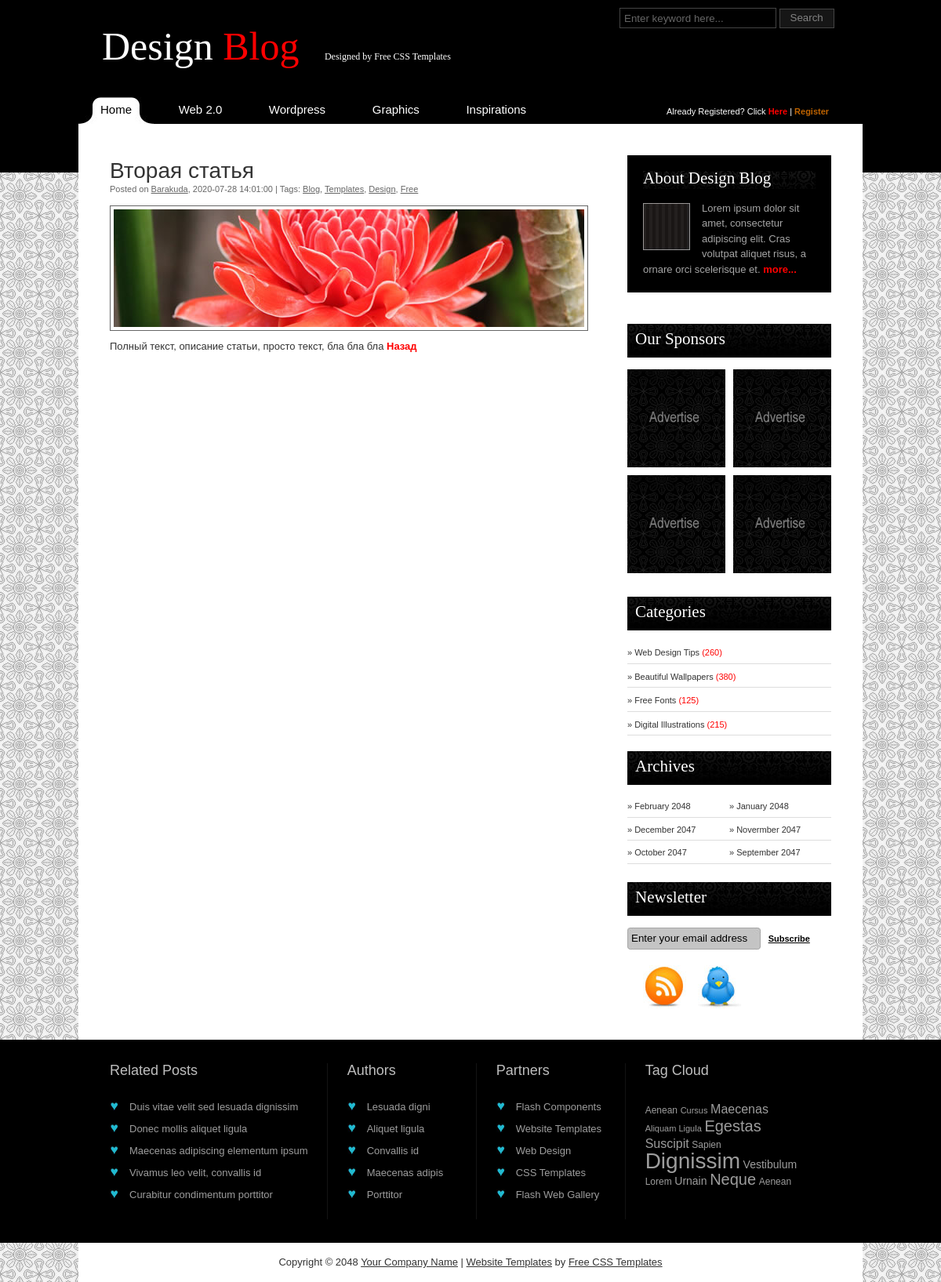
The page /news/2 on the database its author committed.
### tables this page shows
CREATE TABLE `news` (
  `id` int(11) NOT NULL,
  `title` varchar(255) NOT NULL,
  `date` timestamp NOT NULL DEFAULT CURRENT_TIMESTAMP,
  `short_content` text NOT NULL,
  `content` text NOT NULL,
  `preview` varchar(255) NOT NULL,
  `type` varchar(50) DEFAULT NULL,
  `author` varchar(255) NOT NULL
);

### config/routes.php (called while the page is built)
<?php
return array(
    'news/([0-9]+)' => 'news/view/$1',
    '' => 'news/index',
);

### controllers/NewsController.php (called while the page is built, shortened)
<?php
include_once ROOT.'/models/News.php';
class NewsController
{
    public function actionView($id)
    {
        $newsItem = News::getNewsItemById($id);
        require_once(ROOT.'/views/news/newsItem.php');
        return true;
    }
}

### index.php (called while the page is built, shortened)
<?php
    require_once(ROOT.'/components/Router.php');
    $router = new Router();
    $router->run();

### models/News.php (called while the page is built, shortened)
<?php
class News
{
    public static function getNewsItemById($id)
    {
        $id = intval($id);
        if ($id) {
            $db = Db::getConnection();
            $result = $db->query('SELECT * from news WHERE id=' . $id);
            $result->setFetchMode(PDO::FETCH_ASSOC);
            $newsItem = $result->fetch();
            return $newsItem;
        }
    }
}

### views/news/newsItem.php (the view, shortened to what this page needs)
<!DOCTYPE html PUBLIC "-//W3C//DTD XHTML 1.0 Transitional//EN" "http://www.w3.org/TR/xhtml1/DTD/xhtml1-transitional.dtd">
<html xmlns="http://www.w3.org/1999/xhtml">
<head>
    <link href="/templates/css/templatemo_style.css" rel="stylesheet" type="text/css" />
</head>
<body>
<div id="templatemo_body_wrapper">
    <div id="templatemo_wrapper">
        <div id="templatemo_header">
            <div id="site_title">
                <a href="/" target="_parent">Design
                    <span>Blog</span>
                    <span class="tagline">Designed by Free CSS Templates</span>
                </a>
            </div>
            <div id="search_box">
                <form action="#" method="get">
                    <input type="text" value="Enter keyword here..." name="q" size="10" id="searchfield" title="searchfield" onfocus="clearText(this)" onblur="clearText(this)" />
                    <input type="submit" name="Search" value="Search" id="searchbutton" title="Search" />
                </form>
            </div>
        </div>
        <div id="templatemo_menu">
            <ul>
                <li><a href="#" class="current"><span></span>Home</a></li>
                <li><a href="#"><span></span>Web 2.0</a></li>
                <li><a href="#"><span></span>Wordpress</a></li>
                <li><a href="#"><span></span>Graphics</a></li>
                <li><a href="#"><span></span>Inspirations</a></li>
                <li><a href="#"><span></span>Freebies</a></li>
            </ul>
            <div id="register_box">
                Already Registered? Click <a href="#" class="signup">Here</a> | <a href="#" class="new_reg">Register</a>
            </div>
        </div>
        <div id="templatemo_main">
            <div id="templatemo_content">
                <div class="post_box">
                    <h2><a href="#"><?php echo $newsItem['title'];?></a></h2>
                    <div class="news_meta">Posted on <a href="#"><?php echo $newsItem['author'];?></a>, <?php echo $newsItem['date'];?> | Tags: <a href="#">Blog</a>, <a href="#">Templates</a>, <a href="#">Design</a>, <a href="#">Free</a></div>
                    <div class="image_wrapper"><a href="http://www.templatemo.com/page/1" target="_parent"><img src="<?php echo $newsItem['preview'];?>" alt="image 1" /></a></div>
                    <p align="justify">
                        <?php echo $newsItem['content'];?><a href="/" class="continue"> Назад</a>
                    </p>
                </div>
            </div>
            <div id="templatemo_sidebar">
                <div id="aboutus">
                    <h3>About Design Blog</h3>
                    <div class="image_fl"><img src="/templates/images/templatemo_about.jpg" alt="about this blog" /></div>
                    <p>Lorem ipsum dolor sit amet, consectetur adipiscing elit. Cras volutpat aliquet risus, a ornare orci scelerisque et. <a href="#" class="continue">more...</a></p>
                </div>
                <div class="cleaner_h20"></div>
                <div class="sidebar_box">
                    <h3>Our Sponsors</h3>
                    <div class="ads_125"><a href="http://www.templatemo.com/page/1" target="_parent"><img src="/templates/images/ads_125.jpg" alt="ad 1" /></a></div>
                    <div class="ads_125 odd"><a href="http://www.templatemo.com/page/2" target="_parent"><img src="/templates/images/ads_125.jpg" alt="ad 2" /></a></div>
                    <div class="ads_125"><a href="http://www.templatemo.com/page/3" target="_parent"><img src="/templates/images/ads_125.jpg" alt="ad 3" /></a></div>
                    <div class="ads_125 odd"><a href="http://www.templatemo.com/page/4" target="_parent"><img src="/templates/images/ads_125.jpg" alt="ad 4" /></a></div>
                </div>
                <div class="sidebar_box">
                    <h3>Categories</h3>
                    <ul class="sidebar_menu">
                        <li><a href="#">&raquo; Web Design Tips <span>(260)</span></a></li>
                        <li><a href="#">&raquo; Beautiful Wallpapers <span>(380)</span></a></li>
                        <li><a href="#">&raquo; Free Fonts <span>(125)</span></a></li>
                        <li><a href="#">&raquo; Digital Illustrations <span>(215)</span></a></li>
                    </ul>
                </div>
                <div class="sidebar_box">
                    <h3>Archives</h3>
                    <ul class="sm_two_col">
                        <li><a href="#">&raquo; February 2048</a></li>
                        <li><a href="#">&raquo; January 2048</a></li>
                        <li class="cleaner"><a href="#">&raquo; December 2047</a></li>
                        <li><a href="#">&raquo; Novermber 2047</a></li>
                        <li><a href="#">&raquo; October 2047</a></li>
                        <li><a href="#">&raquo; September 2047</a></li>
                    </ul>
                </div>
                <div class="sidebar_box">
                    <h3>Newsletter</h3>
                    <form method="get" action="#">
                        <input type="text" id="user" name="user" class="newsletter_email" value="Enter your email address"  onfocus="clearText(this)" onblur="clearText(this)" />
                        <input style="font-weight: bold;" type="submit" name="submit" id="submit" value="Subscribe" />
                    </form>
                    <div class="cleaner_h20"></div>
                    <a href="#" class="icon_link"><img src="/templates/images/templatemo_rss.jpg" alt="rss" /></a><a href="#" class="icon_link"><img src="/templates/images/templatemo_twitter.jpg" alt="twitter" /></a>
                </div>
            </div>
        </div>
    </div>
</div>
<div id="templatemo_footer_wrapper">
    <div id="templatemo_footer">
        <div class="footer_box col_w300">
            <h4>Related Posts</h4>
            <ul class="footer_menu">
                <li><a href="#">Duis vitae velit sed lesuada dignissim</a></li>
                <li><a href="#">Donec mollis aliquet ligula</a></li>
                <li><a href="#">Maecenas adipiscing elementum ipsum</a></li>
                <li><a href="#">Vivamus leo velit, convallis id</a></li>
                <li><a href="#">Curabitur condimentum porttitor</a></li>
            </ul>
        </div>
        <div class="footer_box col_w160">
            <h4>Authors</h4>
            <ul class="footer_menu">
                <li><a href="#">Lesuada digni</a></li>
                <li><a href="#">Aliquet ligula</a></li>
                <li><a href="#">Convallis id</a></li>
                <li><a href="#">Maecenas adipis</a></li>
                <li><a href="#">Porttitor</a></li>
            </ul>
        </div>
        <div class="footer_box col_w160">
            <h4>Partners</h4>
            <ul class="footer_menu">
                <li><a href="http://www.flashmo.com/page/1" target="_parent">Flash Components</a></li>
                <li><a href="http://www.templatemo.com/page/1" target="_parent">Website Templates</a></li>
                <li><a href="http://www.webdesignmo.com/blog" target="_parent">Web Design</a></li>
                <li><a href="http://www.templatemo.com" target="_parent">CSS Templates</a></li>
                <li><a href="http://www.koflash.com" target="_parent">Flash Web Gallery</a></li>
            </ul>
        </div>
        <div class="footer_box col_w260 fb_last">
            <h4>Tag Cloud</h4>
            <a href="#" style="font-size:12px">Aenean</a> <a href="#" style="font-size:11px">Cursus</a> <a href="#" style="font-size:16px">Maecenas</a> <a href="#" style="font-size:11px">Aliquam Ligula</a> <a href="#" style="font-size:20px">Egestas</a> <a href="#" style="font-size:16px">Suscipit</a> <a href="#" style="font-size:12px">Sapien</a> <a href="#" style="font-size:28px">Dignissim</a> <a href="#" style="font-size:14px">Vestibulum</a> <a href="#" style="font-size:12px">Lorem</a> <a href="#" style="font-size:14px">Urnain</a> <a href="#" style="font-size:20px">Neque</a> <a href="#" style="font-size:12px">Aenean</a>
        </div>
    </div>
</div>
<div id="templatemo_copyright">
    Copyright © 2048 <a href="#">Your Company Name</a> |
    <a href="http://www.iwebsitetemplate.com" target="_parent">Website Templates</a> by <a href="http://www.templatemo.com" target="_parent">Free CSS Templates</a>
</div>
</body>
</html>

### components/Router.php (shortened to what this page needs)
<?php
class Router
{
    private $routes;
    public function __construct()
    {
        $routesPath= ROOT.'/config/routes.php';
        $this->routes = include($routesPath);
    }
    private function getURI()
    {
        if (!empty($_SERVER['REQUEST_URI'])) {
            return trim($_SERVER['REQUEST_URI'], '/');
        }
    }
    public function run()
    {
        $uri = $this->getURI();
        foreach ($this->routes as $uriPattern => $path) {
            if (preg_match("~$uriPattern~", $uri)){
                $internalRoute = preg_replace("~$uriPattern~", $path, $uri);
                $segments = explode('/', $internalRoute);
                $controllerName = array_shift($segments).'Controller';
                $actionName = 'action'.ucfirst(array_shift($segments));
                $parameters = $segments;
                $controllerObject = new $controllerName;
                $result = call_user_func_array(array($controllerObject, $actionName), $parameters);
                if ($result != null) {
                    break;
                }
            }
        }
    }
}

### rows shown on the page
news: title "Вторая статья", author "Barakuda", date "2020-07-28 14:01:00", preview (picture), content "Полный текст, описание статьи, просто текст, бла бла бла"
